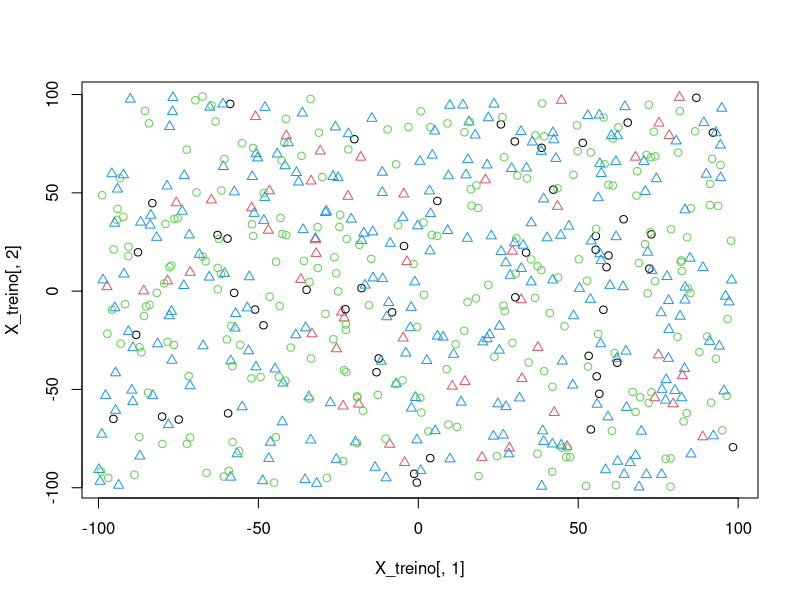
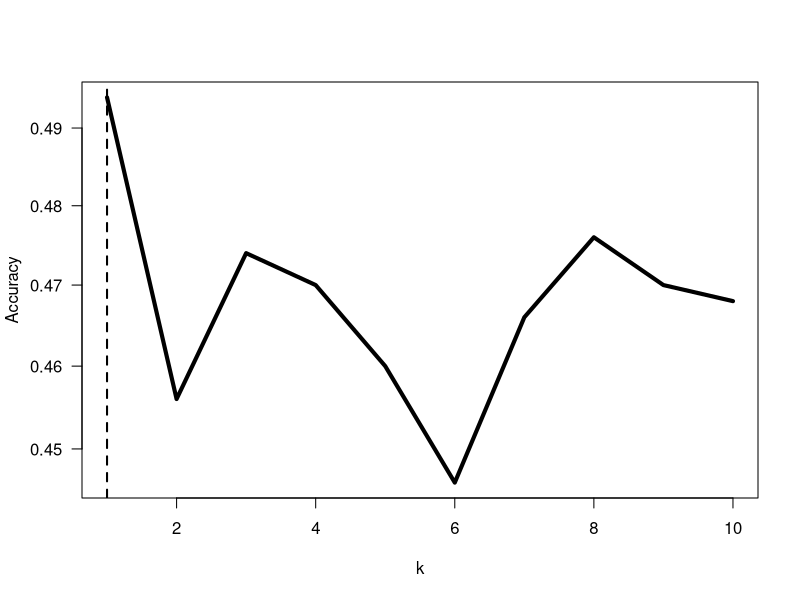

Write the R code that produced these figures, in order.
rm (list=ls())

set.seed(1)

# Functional knn
###########################
knn = function (k, X_treino, Y_treino, X_teste){
  
  mode = function(x) names(which.max(table(x)))
  
  apply(X_teste, 1, function(x_teste)
    mode(
      Y_treino[
        order(
          apply(X_treino, 1, function(x_treino)
            sqrt(sum( (x_treino - x_teste)^2 ))   # Euclidean distance
            )
          )[1:k]
        ]
      )
    )
  
}


xmin_treino = -100
xmax_treino = 100

xmin_teste = -100
xmax_teste = 100

nr_treino = 100
nr_teste = 500

nc = 100

###########################
# Generate random data
###########################

X_treino = matrix ( runif(nr_treino * nc, xmin_treino, xmax_treino),
                    ncol = nc)

X_teste = matrix ( runif(nr_teste * nc, xmin_teste, xmax_teste),
                    ncol = nc)

nclasses = 2
Y_treino = sample(nclasses, nr_treino, replace=T)

Y_teste = sample(nclasses, nr_teste, replace=T)

###########################


plot(X_treino[,1], X_treino[,2], col=Y_treino, pch=Y_treino)

points(X_teste[,1], X_teste[,2], col=Y_treino+10, pch=Y_treino)

max_k = 10

# Evaluate all values of k
###########################
resp_k = sapply(1:max_k, function(k) {
          pred_teste = knn (k, X_treino, Y_treino, X_teste)
          accuracy = sum(pred_teste == Y_teste) / length(Y_teste)
        })

# Which values showed the best accuracies
############################################
print (which.max(resp_k))

par(las=1)
plot(resp_k, type="l", log="y", lwd=4, xlab="k", ylab="Accuracy")
abline(v=which.max(resp_k), lty=2, lwd=2)



